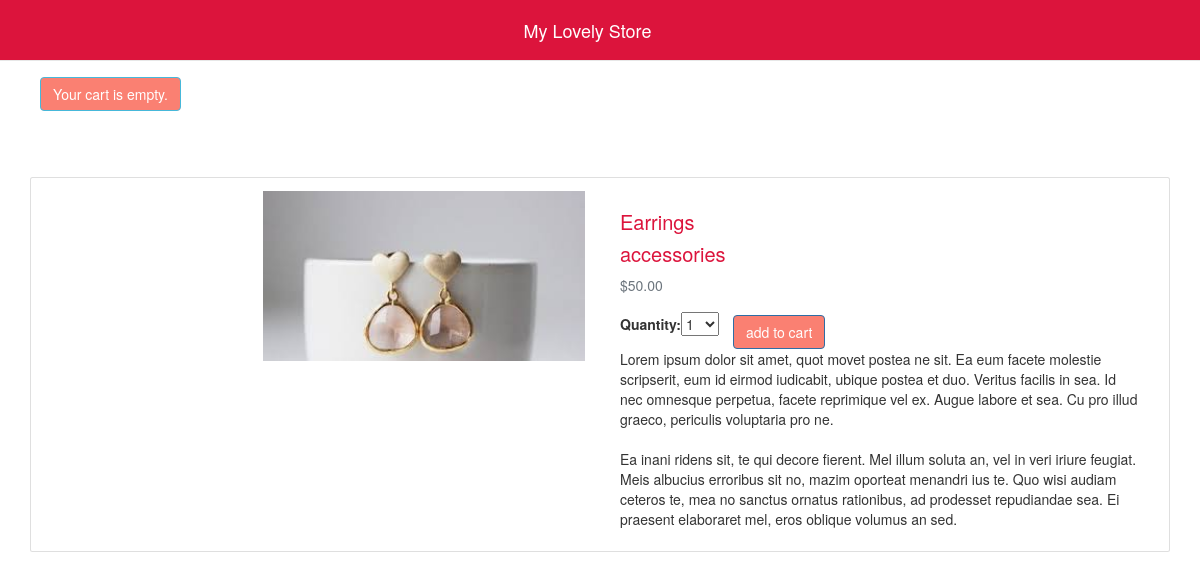
Page /5/earrings/ on the committed database.
### shop/models.py (models this page shows, shortened)
class Product(models.Model):
    category = models.ForeignKey(
        Category, related_name='products', on_delete=models.CASCADE)
    name = models.CharField(max_length=100, db_index=True)
    slug = models.SlugField(max_length=100, db_index=True)
    description = models.TextField(blank=True)
    price = models.DecimalField(max_digits=10, decimal_places=2)
    available = models.BooleanField(default=True)
    stock = models.PositiveIntegerField()
    created_at = models.DateTimeField(auto_now_add=True)
    updated_at = models.DateTimeField(auto_now=True)
    image = models.ImageField(upload_to='products/%Y/%m/%d', blank=True)
    class Meta:
        ordering = ('name', )
        index_together = (('id', 'slug'),)

class Category(models.Model):
    name = models.CharField(max_length=150, db_index=True)
    slug = models.SlugField(max_length=150, unique=True, db_index=True)
    created_at = models.DateTimeField(auto_now_add=True)
    updated_at = models.DateTimeField(auto_now=True)
    class Meta:
        ordering = ('name',)
        verbose_name = 'category'
        verbose_name_plural = 'categories'
    def __str__(self):
        return self.name
    def get_absolute_url(self):
        return reverse('shop:product_list_by_category', args=[self.slug])

### shop/views.py (the view)
def product_detail(request, id, slug):
    product = get_object_or_404(Product, id=id, slug=slug, available=True)
    cart_product_form = CartAddProductForm()
    return render(request,
                  'shop/product/detail.html',
                  {'product': product,
                   'cart_product_form': cart_product_form})
    context = {
        'product': product
    }
    return render(request, 'shop/product/detail.html', context)

### cart/forms.py
class CartAddProductForm(forms.Form):
    quantity = forms.TypedChoiceField(
        choices=PRODUCT_QUANTITY_CHOICES,
        coerce=int)
    update = forms.BooleanField(required=False,
                                initial=False,
                                widget=forms.HiddenInput)

### cart/cart.py (called while the page is built)
    def __len__(self):
        return sum(item['quantity'] for item in self.cart.values())

### cart/context_processor.py (called while the page is built)
def cart(request):
    return {'cart': Cart(request)}

### shop/templates/shop/product/detail.html (shortened to what this page needs)
{% extends 'shop/base.html' %}
{% load static %}
{% block content %}
   <div class="container">
      <div class="row" style="margin-top: 6%">
                <div class="card">
                    <div class="card-body">
                        <div class="col-md-6 text-right">
                            <img src="{% if product.image %} {% static product.image.url %} {% else %} {% static 'img/default.jpg' %} {% endif %}" alt="..." style="height: 170px; width: auto">
                        </div>
                        <div class="col-md-6" style="padding-left: 20px">
                            <h3 class="product_name">{{ product.name }}</h3>
                            <h4><a class="product_name" href="{{ product.category.get_absolute_url }}">{{ product.category }}</a></h4>
                            <p class="text-muted">${{ product.price }}</p>
                            <form action="{% url "cart:cart_add" product.id %}" method="post">
                                {{ cart_product_form }}
                                <input type="submit" value="add to cart" class="btn btn-primary add_to_cart">
                            </form>
                            <p>{{ product.description|safe|linebreaksbr }}</p>
                        </div>
                    </div>
                </div>
      </div>
    </div>
{% endblock %}

### shop/static/css/styles.css (style rules this page uses)
.product_name { color: #dc143c; font-size: 20px; }
.card { width: 100%; }
.btn { margin: 10px; background-color: #fa8072 !important; }

### rows in the picture
Product: image (picture), name "Earrings", category "accessories", price "50.00", description "Lorem ipsum dolor sit amet, quot movet postea ne sit. Ea eum facete molestie scripserit, eum id eirmod iudicabit, ubique postea et duo. Veritus facilis in sea. Id nec omnesque perpetua, facete reprimique vel ex. Augue labore et sea. Cu pro illud graeco, periculis voluptaria pro ne. Ea inani ridens sit, te qui decore fierent. Mel illum soluta an, vel in veri iriure feugiat. Meis albucius erroribus sit no, mazim oporteat menandri ius te. Quo wisi audiam ceteros te, mea no sanctus ornatus rationibus, ad prodesset repudiandae sea. Ei praesent elaboraret mel, eros oblique volumus an sed."
